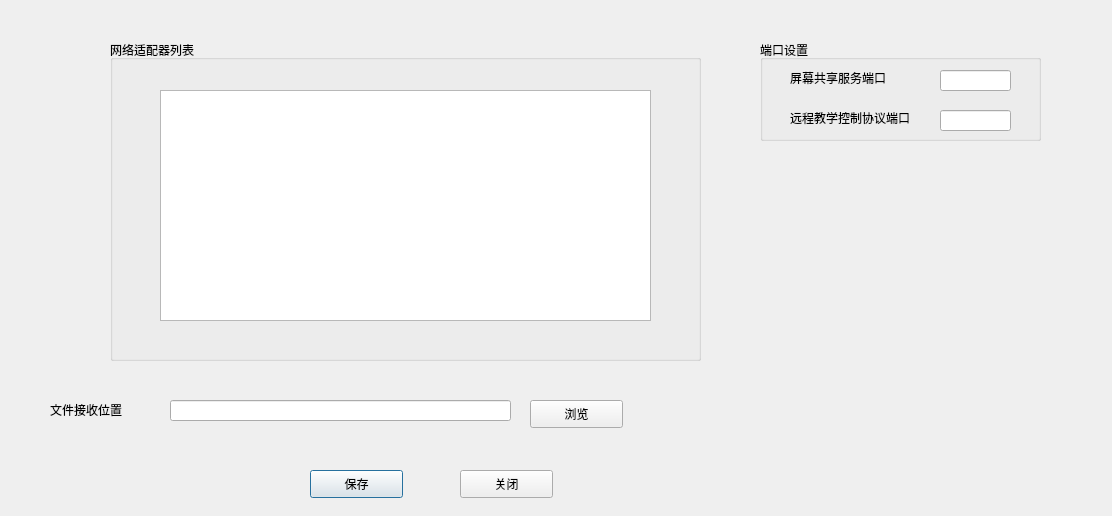
<?xml version="1.0" encoding="UTF-8"?>
<ui version="4.0">
 <class>ParameterSetttingDialog</class>
 <widget class="QDialog" name="ParameterSetttingDialog">
  <property name="geometry">
   <rect>
    <x>0</x>
    <y>0</y>
    <width>1112</width>
    <height>516</height>
   </rect>
  </property>
  <property name="windowTitle">
   <string>参数设置</string>
  </property>
  <widget class="QGroupBox" name="groupBox">
   <property name="geometry">
    <rect>
     <x>110</x>
     <y>40</y>
     <width>591</width>
     <height>321</height>
    </rect>
   </property>
   <property name="title">
    <string>网络适配器列表</string>
   </property>
   <widget class="QListWidget" name="networkAdapterList">
    <property name="geometry">
     <rect>
      <x>50</x>
      <y>50</y>
      <width>491</width>
      <height>231</height>
     </rect>
    </property>
   </widget>
  </widget>
  <widget class="QPushButton" name="saveSettingBtn">
   <property name="geometry">
    <rect>
     <x>310</x>
     <y>470</y>
     <width>93</width>
     <height>28</height>
    </rect>
   </property>
   <property name="text">
    <string>保存</string>
   </property>
  </widget>
  <widget class="QPushButton" name="closeBtn">
   <property name="geometry">
    <rect>
     <x>460</x>
     <y>470</y>
     <width>93</width>
     <height>28</height>
    </rect>
   </property>
   <property name="text">
    <string>关闭</string>
   </property>
  </widget>
  <widget class="QLineEdit" name="fileRcvPathEdit">
   <property name="geometry">
    <rect>
     <x>170</x>
     <y>400</y>
     <width>341</width>
     <height>21</height>
    </rect>
   </property>
   <property name="readOnly">
    <bool>true</bool>
   </property>
  </widget>
  <widget class="QLabel" name="label">
   <property name="geometry">
    <rect>
     <x>50</x>
     <y>400</y>
     <width>111</width>
     <height>20</height>
    </rect>
   </property>
   <property name="text">
    <string>文件接收位置</string>
   </property>
  </widget>
  <widget class="QPushButton" name="browseFileBtn">
   <property name="geometry">
    <rect>
     <x>530</x>
     <y>400</y>
     <width>93</width>
     <height>28</height>
    </rect>
   </property>
   <property name="text">
    <string>浏览</string>
   </property>
  </widget>
  <widget class="QGroupBox" name="groupBox_2">
   <property name="geometry">
    <rect>
     <x>760</x>
     <y>40</y>
     <width>281</width>
     <height>101</height>
    </rect>
   </property>
   <property name="title">
    <string>端口设置</string>
   </property>
   <widget class="QLineEdit" name="RTCPPortEdit">
    <property name="geometry">
     <rect>
      <x>180</x>
      <y>70</y>
      <width>71</width>
      <height>21</height>
     </rect>
    </property>
   </widget>
   <widget class="QLabel" name="label_2">
    <property name="geometry">
     <rect>
      <x>30</x>
      <y>30</y>
      <width>121</width>
      <height>16</height>
     </rect>
    </property>
    <property name="text">
     <string>屏幕共享服务端口</string>
    </property>
   </widget>
   <widget class="QLabel" name="label_3">
    <property name="geometry">
     <rect>
      <x>30</x>
      <y>70</y>
      <width>131</width>
      <height>16</height>
     </rect>
    </property>
    <property name="text">
     <string>远程教学控制协议端口</string>
    </property>
   </widget>
   <widget class="QLineEdit" name="screenSharePortEdit">
    <property name="geometry">
     <rect>
      <x>180</x>
      <y>30</y>
      <width>71</width>
      <height>21</height>
     </rect>
    </property>
   </widget>
  </widget>
 </widget>
 <resources/>
 <connections/>
</ui>
